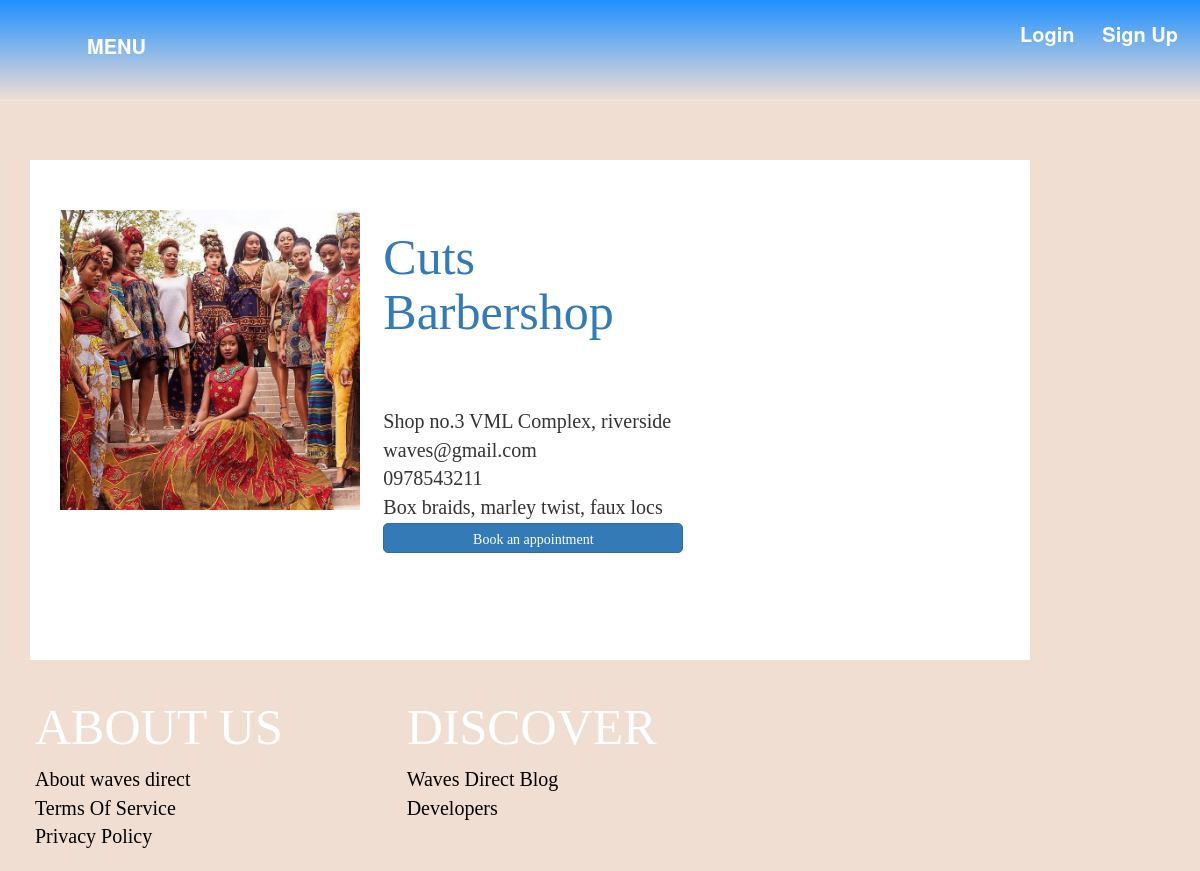
Page /profile/1/ on the committed database.
### wavesapp/models.py (models this page shows, shortened)
class Profile(models.Model):
    SALON_OWNER = 1
    BARBERSHOP_OWNER = 2
    FREELANCE = 3
    ROLE_CHOICES = (
        (SALON_OWNER, 'Salon_Owner'),
        (BARBERSHOP_OWNER, 'Barbershop_Owner'),
        (FREELANCE, 'Freelance'),
    )
    user = models.OneToOneField(User, on_delete=models.CASCADE)
    uploadphoto = models.FileField(upload_to="profile_photos", default=None, null=True)
    company_name = models.CharField(max_length = 30, default=None, null=True)
    phone = models.CharField(max_length=30, null=True)
    address = models.CharField(max_length=100, null=True)
    city = models.CharField(max_length=30, null=True)
    email = models.EmailField(max_length=30, null=True)
    role = models.PositiveSmallIntegerField(choices=ROLE_CHOICES, null=True, blank=True)
    Services_offered = models.TextField(default=None, null=True)

### wavesapp/views.py (the view)
# urls.py: url(r'^profile/(?P<pk>\d+)/$', views.profile_detail, name='profile_detail'),
def profile_detail(request, pk):
    profile = get_object_or_404(Profile, user_id=pk)
    return render(request, 'wavesapp/profile_detail.html', {'profile': profile})

### wavesapp/templates/wavesapp/profile_detail.html (shortened to what this page needs)
{% extends "wavesapp/base.html"%}
{% load static %}
{% block content %}
<div class="container">
 <div class="card">
  <div class="row">
    <div class="profile_pic col-md-4">
     <img src="{{profile.uploadphoto.url }}" alt="" width="300px" height="300px"/><br>
    </div>
    <div class="details col-md-4">
     <a href="#"> <h2>{{profile.company_name }} </h2></a> <br>
      {{profile.location }}<br>
      {{profile.address}}<br>
     {{profile.email }}<br>
     {{profile.phone }}<br>
     {{profile.Services_offered}}
     <a href="{% url 'reserve' %}"><button type="button" class="btn btn-primary" name="button"
       style="width:300px;height:30px;border-radius:5px">
       Book an appointment </button></a>
    </div>
  </div>
 </div>
</div>
 {% endblock %}

### wavesapp/static/wavesapp/css/style.css (style rules this page uses)
body { background-color:#f0Ded3; margin-top: 90px; padding-top: 30px; padding-bottom: 30px; }
h2 { font-size: 40px; font-family: serif; }
img { filter: alpha(opacity=50); }
body, html { background-image:url('imgs/g5.jpg'); background-repeat: no-repeat; background-size: 100% 900%; background-color:#f0Ded3; padding-bottom: 20px; padding-top: 20px; }

### wavesapp/templates/wavesapp/profile_detail.html (style rules this page uses)
.card { background-color: white; padding: 30px; margin-top: 30px; width: 1000px; height:500px; padding-top: 50px; }
h2 { font-size: 50px; }
.details { font-size: 20px; font-family: serif;; overflow-x: hidden; }

### rows in the picture
Profile: uploadphoto (picture), company_name "Cuts Barbershop", address "Shop no.3 VML Complex, riverside", email "waves@gmail.com", phone "0978543211", Services_offered "Box braids, marley twist, faux locs"
